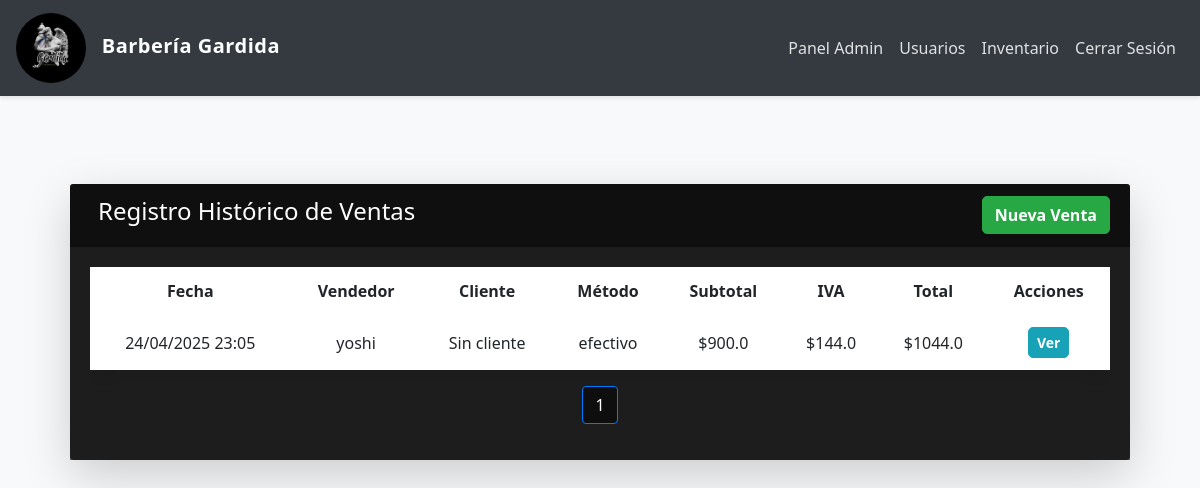
/registro_ventas (signed in), run on the app's committed database.
### app/models.py (models this page shows, shortened)
class Sale(db.Model):
    id = db.Column(db.Integer, primary_key=True)
    fecha = db.Column(db.DateTime, default=datetime.utcnow)
    total = db.Column(db.Float, nullable=False)
    subtotal = db.Column(db.Float, nullable=False)
    iva = db.Column(db.Float, nullable=False, default=0)
    seller_id = db.Column(db.Integer, db.ForeignKey('user.id'), nullable=False)
    seller = db.relationship('User', backref='ventas_realizadas', foreign_keys=[seller_id])
    cliente_id = db.Column(db.Integer, db.ForeignKey('user.id'), nullable=True)
    cliente = db.relationship('User', backref='compras', foreign_keys=[cliente_id])
    metodo_pago = db.Column(db.String(50), nullable=False)
    origen = db.Column(db.String(20), default='presencial')  # 'presencial' o 'web'
    detalles = db.relationship('SaleDetail', back_populates='venta', cascade='all, delete-orphan')

class User(UserMixin, db.Model):
    __tablename__ = 'user'
    id = db.Column(db.Integer, primary_key=True)
    username = db.Column(db.String(150), unique=True, nullable=False)
    email = db.Column(db.String(150), unique=True, nullable=False)
    nombre = db.Column(db.String(64))
    apellido = db.Column(db.String(64))
    password = db.Column(db.String(150), nullable=False)
    role = db.Column(db.String(50), nullable=False, default='cliente')
    fecha_registro = db.Column(db.DateTime, default=datetime.utcnow)
    activo = db.Column(db.Boolean, default=True)
    is_guest = db.Column(db.Boolean, default=False)
    phone = db.Column(db.String(20))
    citas_como_cliente = db.relationship('Cita',
                                      foreign_keys='Cita.cliente_id',
                                      back_populates='cliente',
                                      lazy='dynamic')
    citas_como_administrador = db.relationship('Cita',
                                            foreign_keys='Cita.admin_id',
                                            back_populates='administrador',
                                            lazy='dynamic')
    ventas_como_cliente = db.relationship('Venta',
                                       foreign_keys='Venta.cliente_id',
                                       back_populates='cliente',
                                       lazy='dynamic')
    admin_profile = db.relationship('Admin',
                                 back_populates='user',
                                 uselist=False,
                                 cascade='all, delete-orphan')
    barbero_profile = db.relationship('Barbero',
                                   back_populates='user',
                                   uselist=False,
                                   cascade='all, delete-orphan')
    @property
    def is_admin(self):
        return self.role == 'admin'
    @property
    def is_barbero(self):
        return self.role == 'barbero'
    @property
    def is_cliente(self):
        return self.role == 'cliente'

### app/routes.py (the view)
@main_routes.route('/registro_ventas')
@login_required
@admin_required  # Solo admins pueden ver el histórico completo
def registro_ventas():
    page = request.args.get('page', 1, type=int)
    ventas = Sale.query.order_by(Sale.fecha.desc()).paginate(page=page, per_page=10)
    return render_template('admin/registro_ventas.html', ventas=ventas)

### app/__init__.py (called while the page is built)
def create_app():
    app = Flask(__name__)
    app.config.from_object(Config)  # Usa la configuración desde Config
    db.init_app(app)
    migrate.init_app(app, db)
    login_manager.init_app(app)
    from app.routes import main_routes  # Importa blueprint de routes
    from app.auth import auth_routes  # Si tienes rutas de autenticación, importa el blueprint de auth
    app.register_blueprint(main_routes)  # Registra el blueprint de rutas
    app.register_blueprint(auth_routes)  # Registra el blueprint de autenticación
    @login_manager.user_loader
    def load_user(user_id):
        from app.models import User  # Evitar circularidad importando dentro de la función
        return User.query.get(int(user_id))
    return app

### app/routes.py (called while the page is built)
def role_required(*roles):
    def decorator(f):
        @wraps(f)
        def decorated_function(*args, **kwargs):
            if not current_user.is_authenticated or current_user.role not in roles:
                abort(403)
            return f(*args, **kwargs)
        return decorated_function
    return decorator

### app/templates/admin/registro_ventas.html (shortened to what this page needs)
{% extends "shared/base.html" %}
{% block content %}
<div class="container mt-4">
    <div class="card shadow-lg border-0" style="background-color: rgba(0, 0, 0, 0.7);">
        <div class="card-header" style="background-color: rgba(0, 0, 0, 0.8);">
            <div class="d-flex justify-content-between align-items-center">
                <h4 class="text-white">Registro Histórico de Ventas</h4>
                <a href="{{ url_for('main_routes.registrar_venta') }}" class="btn btn-success">
                     Nueva Venta
                </a>
            </div>
        </div>
        <div class="card-body" style="background-color: rgba(0, 0, 0, 0.6);">
            <div class="table-responsive">
                <table class="table table-borderless table-hover">
                    <thead>
                        <tr >
                            <th class="text-dark font-weight-bold">Fecha</th>
                            <th class="text-dark font-weight-bold">Vendedor</th>
                            <th class="text-dark font-weight-bold">Cliente</th>
                            <th class="text-dark font-weight-bold">Método</th>
                            <th class="text-dark font-weight-bold">Subtotal</th>
                            <th class="text-dark font-weight-bold">IVA</th>
                            <th class="text-dark font-weight-bold">Total</th>
                            <th class="text-dark font-weight-bold">Acciones</th>
                        </tr>
                    </thead>
                    <tbody>
                        {% for venta in ventas.items %}
                        <tr style="background-color: rgba(255, 255, 255, 0.1);" class="text-white">
                            <td>{{ venta.fecha.strftime('%d/%m/%Y %H:%M') }}</td>
                            <td>{{ venta.seller.username }}</td>
                            <td>{{ venta.cliente.username if venta.cliente else 'Sin cliente' }}</td>
                            <td>{{ venta.metodo_pago }}</td>
                            <td>${{ venta.subtotal }}</td>
                            <td>${{ venta.iva }}</td>
                            <td>${{ venta.total }}</td>
                            <td>
                                <a href="#" class="btn btn-sm btn-info">
                                     Ver
                                </a>
                            </td>
                        </tr>
                        {% else %}
                        <tr style="background-color: rgba(255, 255, 255, 0.1);" class="text-white">
                            <td colspan="8" class="text-center">No hay ventas registradas</td>
                        </tr>
                        {% endfor %}
                    </tbody>
                </table>
            </div>
            <nav aria-label="Page navigation">
                <ul class="pagination justify-content-center">
                    {% for page_num in ventas.iter_pages() %}
                        {% if page_num %}
                            <li class="page-item {% if page_num == ventas.page %}active{% endif %}">
                                <a class="page-link text-white" style="background-color: rgba(0, 0, 0, 0.5);" href="{{ url_for('main_routes.registro_ventas', page=page_num) }}">
                                    {{ page_num }}
                                </a>
                            </li>
                        {% else %}
                            <li class="page-item disabled">
                                <span class="page-link" style="background-color: rgba(0, 0, 0, 0.3);">...</span>
                            </li>
                        {% endif %}
                    {% endfor %}
                </ul>
            </nav>
        </div>
    </div>
</div>
{% endblock %}

### app/templates/shared/base.html (shortened to what this page needs)
<!DOCTYPE html>
<html lang="es">
<head>
    <link href="https://stackpath.bootstrapcdn.com/bootstrap/4.5.2/css/bootstrap.min.css" rel="stylesheet">
    <link href="https://cdn.jsdelivr.net/npm/select2@4.1.0-rc.0/dist/css/select2.min.css" rel="stylesheet" />
    <link href="https://cdn.jsdelivr.net/npm/select2-bootstrap-5-theme@1.3.0/dist/select2-bootstrap-5-theme.min.css" rel="stylesheet" />
    <link rel="stylesheet" href="{{ url_for('static', filename='css/styles.css') }}">
</head>
<body>
    <nav class="navbar navbar-expand-lg navbar-dark bg-dark">
        <a class="navbar-brand" href="{{ url_for('main_routes.home') }}">
            <img src="{{ url_for('static', filename='gardida_logo.png') }}" alt="Gardida BarberShop" class="navbar-logo">
            Barbería Gardida
        </a>
        <div class="collapse navbar-collapse" id="navbarNav">
            <ul class="navbar-nav ml-auto">
                {% if current_user.is_authenticated %}
                    {% if current_user.is_admin %}
                        <li class="nav-item">
                            <a class="nav-link" href="{{ url_for('main_routes.admin_dashboard') }}">Panel Admin</a>
                        </li>
                        <li class="nav-item">
                            <a class="nav-link" href="{{ url_for('main_routes.gestion_usuarios') }}">Usuarios</a>
                        </li>
                        <li class="nav-item">
                            <a class="nav-link" href="{{ url_for('main_routes.inventario') }}">Inventario</a>
                        </li>
                    {% endif %}
                    <li class="nav-item">
                        <a class="nav-link" href="{{ url_for('auth.logout') }}">Cerrar Sesión</a>
                    </li>
                {% endif %}
            </ul>
        </div>
    </nav>
    <div class="container mt-4">
        {% block content %}{% endblock %}
    </div>
</body>
</html>

### app/static/css/styles.css (style rules this page uses)
body { background-color: #f8f9fa; color: #343a40; font-family: 'Segoe UI', Tahoma, Geneva, Verdana, sans-serif; }
.navbar-brand img.navbar-logo { border-radius: 50%; width: 70px; height: 70px; }
.navbar { background-color: #343a40 !important; box-shadow: 0 2px 4px rgba(0,0,0,0.1); }
.navbar-dark .navbar-nav .nav-link { color: rgba(255, 255, 255, 0.85) !important; }
.table { background-color: #fff; color: #212529 !important; box-shadow: 0 0.5rem 1rem rgba(0, 0, 0, 0.05); }
.table th, .table td { border-color: #dee2e6; color: #212529 !important; text-align: center; vertical-align: middle; }
.container { background: transparent; padding: 20px; border-radius: 8px; }
.btn { border-radius: 5px; font-weight: bold; transition: all 0.2s; }
.btn-info { background-color: #17a2b8; border-color: #17a2b8; }

### app/templates/shared/base.html (style rules this page uses)
body { background-color: #f8f9fa; color: #343a40; font-family: 'Segoe UI', Tahoma, Geneva, Verdana, sans-serif; }
.navbar { box-shadow: 0 2px 4px rgba(0,0,0,0.1); }
.navbar-brand { font-weight: 600; letter-spacing: 0.5px; }
.navbar-logo { height: 30px; margin-right: 10px; }
.container { padding-top: 20px; padding-bottom: 40px; }

### data on the page
Sale: fecha "24/04/2025 23:05", seller.username "yoshi", cliente "Sin cliente", metodo_pago "efectivo", subtotal "900.0", iva "144.0", total "1044.0"

### other printed values
{{ page_num }} "1"
